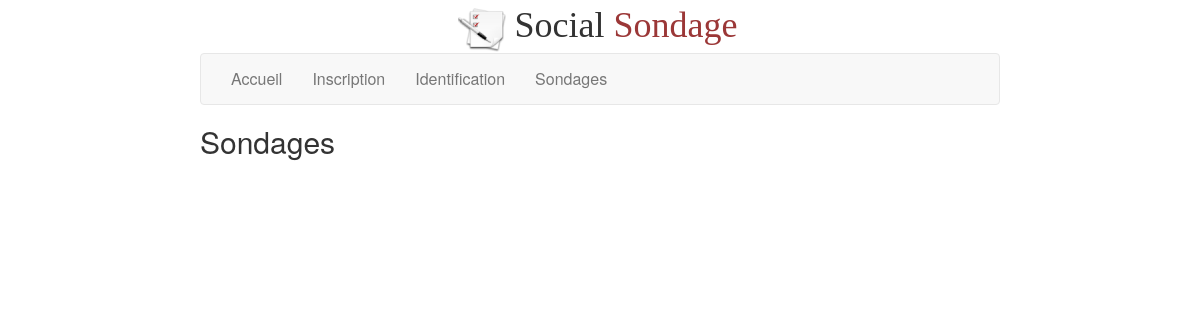
Before: /polls.php with the older database file.
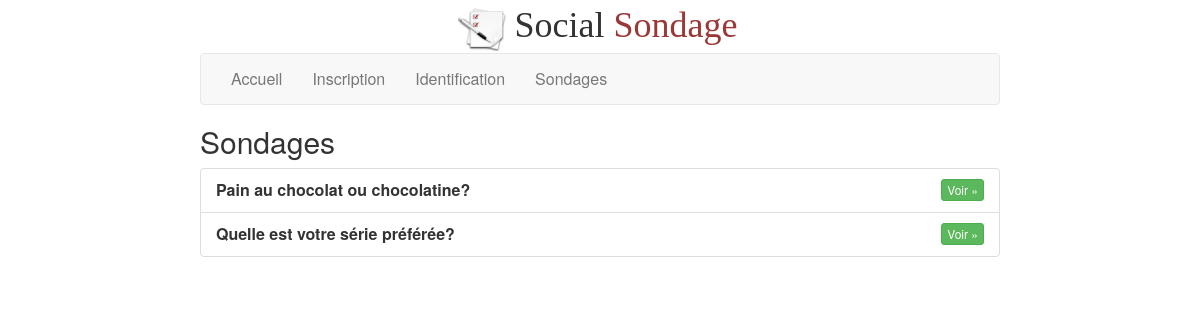
After: the same page with the newer database file.
### tables this page shows
CREATE TABLE `polls` (
  `id` int(11) NOT NULL AUTO_INCREMENT,
  `question` text NOT NULL,
  `answer1` text NOT NULL,
  `answer2` text NOT NULL,
  `answer3` text NOT NULL,
  PRIMARY KEY (`id`)
);

### polls.php (the view)
<?php include('header.php'); ?>
<h2>Sondages</h2>
<ul class="list-group">
<?php
$query = $pdo->query('SELECT * FROM polls');
foreach ($query as $poll) {
?>
<li class="list-group-item">
    <strong><?php echo $poll['question']; ?></strong>
    <a href="poll.php?id=<?php echo $poll['id']; ?>" class="btn btn-xs btn-success pull-right">
        Voir &raquo;
    </a>
</li>
<?php
}
?>
</ul>
<?php include('footer.php'); ?>

### header.php (shortened to what this page needs)
<?php
$currentUser = false;
?>
<html>
    <head>
        <link rel="stylesheet" href="dist/css/bootstrap.min.css" />
        <link rel="stylesheet" href="css/style.css" />
    </head>
    <body>
    <h1>
        <img src="imgs/poll.png" />
        Social <span class="sondage">Sondage</span>
    </h1>
    <nav class="navbar navbar-default">
        <div class="collapse navbar-collapse" id="bs-example-navbar-collapse-1">
          <ul class="nav navbar-nav">
            <li><a href="index.php">Accueil</a></li>
<?php if ($currentUser) { ?>
            <li><a href="logout.php">Déconnexion</a></li>
<?php } else { ?>
            <li><a href="register.php">Inscription</a></li>
            <li><a href="login.php">Identification</a></li>
<?php } ?>
            <li><a href="polls.php">Sondages</a></li>
          </ul>
        </div>
    </nav>

### css/style.css (style rules this page uses)
body { width:800px; margin:auto; font-size:16px; text-align:justify; margin-top:5px; }
.sondage { color:#9b3737; }
h1 { font-family:impact; text-align:center; margin:0; margin-right:5px; }

Changed rows visible on the page:
added polls: question "Pain au chocolat ou chocolatine?"
added polls: question "Quelle est votre série préférée?"
